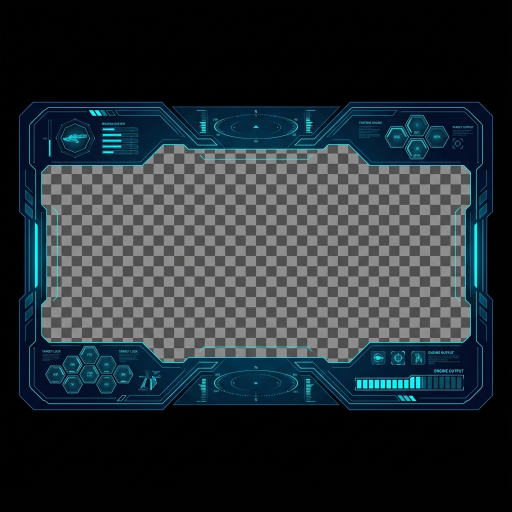
#> input picture activos_generados/hud_frame.png, 1024 x 1024 px (shown at 1/2 size)
$ python -i neuro_gfx_upscaler.py   (imports and definitions only)
#> lines starting #> are read from the running program, lines starting #| are printed output that depends on the picture
#!/usr/bin/env python3
# -*- coding: utf-8 -*-
"""
⚡ NEURO-GFX UPSCALER
Captura juegos en baja resolución y upscalea a 4K usando algoritmos avanzados
Similar a DLSS/FSR pero implementado en software
"""

import cv2
import numpy as np
from PIL import Image
from typing import Tuple, Optional

class NeuroGFXUpscaler:
    """
    Motor de upscaling de Neuro-OS
    Renderiza juegos en baja resolución y upscalea a 4K
    """

    # Resoluciones soportadas
    RESOLUTIONS = {
        "720p": (1280, 720),
        "1080p": (1920, 1080),
        "1440p": (2560, 1440),
        "4K": (3840, 2160),
    }

    # Modos de upscaling
    UPSCALE_MODES = {
        "FAST": cv2.INTER_LINEAR,          # Rápido, calidad media
        "BALANCED": cv2.INTER_CUBIC,       # Balance rendimiento/calidad
        "QUALITY": cv2.INTER_LANCZOS4,     # Mejor calidad, más lento
    }

    def __init__(self,
                 render_resolution: str = "1080p",
                 output_resolution: str = "4K",
                 upscale_mode: str = "BALANCED",
                 sharpening: float = 0.3):
        """
        Inicializar upscaler

        Args:
            render_resolution: Resolución de renderizado del juego
            output_resolution: Resolución de salida (pantalla)
            upscale_mode: Modo de upscaling (FAST/BALANCED/QUALITY)
            sharpening: Nivel de sharpening (0.0 - 1.0)
        """
        self.render_res = self.RESOLUTIONS.get(render_resolution, (1920, 1080))
        self.output_res = self.RESOLUTIONS.get(output_resolution, (3840, 2160))
        self.upscale_mode = self.UPSCALE_MODES.get(upscale_mode, cv2.INTER_CUBIC)
        self.sharpening = sharpening

        # Calcular factor de escala
        self.scale_x = self.output_res[0] / self.render_res[0]
        self.scale_y = self.output_res[1] / self.render_res[1]

        print(f"[Neuro-GFX] Upscaler inicializado:")
        print(f"  Render: {render_resolution} {self.render_res}")
        print(f"  Output: {output_resolution} {self.output_res}")
        print(f"  Scale: {self.scale_x:.2f}x")
        print(f"  Mode: {upscale_mode}")

    def apply_sharpening(self, image: np.ndarray, strength: float = 0.3) -> np.ndarray:
        """
        Aplicar sharpening a la imagen

        Args:
            image: Imagen en formato numpy array
            strength: Intensidad del sharpening (0.0 - 1.0)

        Returns:
            Imagen con sharpening aplicado
        """
        if strength <= 0:
            return image

        # Kernel de sharpening
        kernel = np.array([
            [0, -1, 0],
            [-1, 5, -1],
            [0, -1, 0]
        ]) * strength

        # Aplicar filtro
        sharpened = cv2.filter2D(image, -1, kernel)

        # Mezclar con imagen original
        result = cv2.addWeighted(image, 1 - strength, sharpened, strength, 0)

        return result

    def upscale_frame(self, frame: np.ndarray) -> np.ndarray:
        """
        Upscalear un frame individual

        Args:
            frame: Frame en baja resolución (numpy array BGR)

        Returns:
            Frame upscaleado a resolución de salida
        """
        # 1. Upscaling básico
        upscaled = cv2.resize(
            frame,
            self.output_res,
            interpolation=self.upscale_mode
        )

        # 2. Aplicar sharpening para recuperar detalles
        if self.sharpening > 0:
            upscaled = self.apply_sharpening(upscaled, self.sharpening)

        # 3. Reducción de ruido ligera (opcional)
        # upscaled = cv2.fastNlMeansDenoisingColored(upscaled, None, 3, 3, 7, 21)

        return upscaled

    # [58 lines left out: functions upscale_image, get_performance_boost, get_info, not called in this run]


class NeuroGFXPresets:
    """Presets de configuración para diferentes escenarios"""

    # [39 lines left out: function get_preset, not called in this run]


# [12 lines not run here, left out]

>>> import cv2
>>> picture = cv2.imread('../activos_generados/hud_frame.png')
#> picture is the input picture: shape (1024, 1024, 3); mean B, G, R 51.7, 46.4, 37
>>> result = NeuroGFXUpscaler().upscale_frame(picture)
#> in upscale_frame, `upscaled = cv2.resize( frame, self.output_res, interpolation=self.upsc..`:
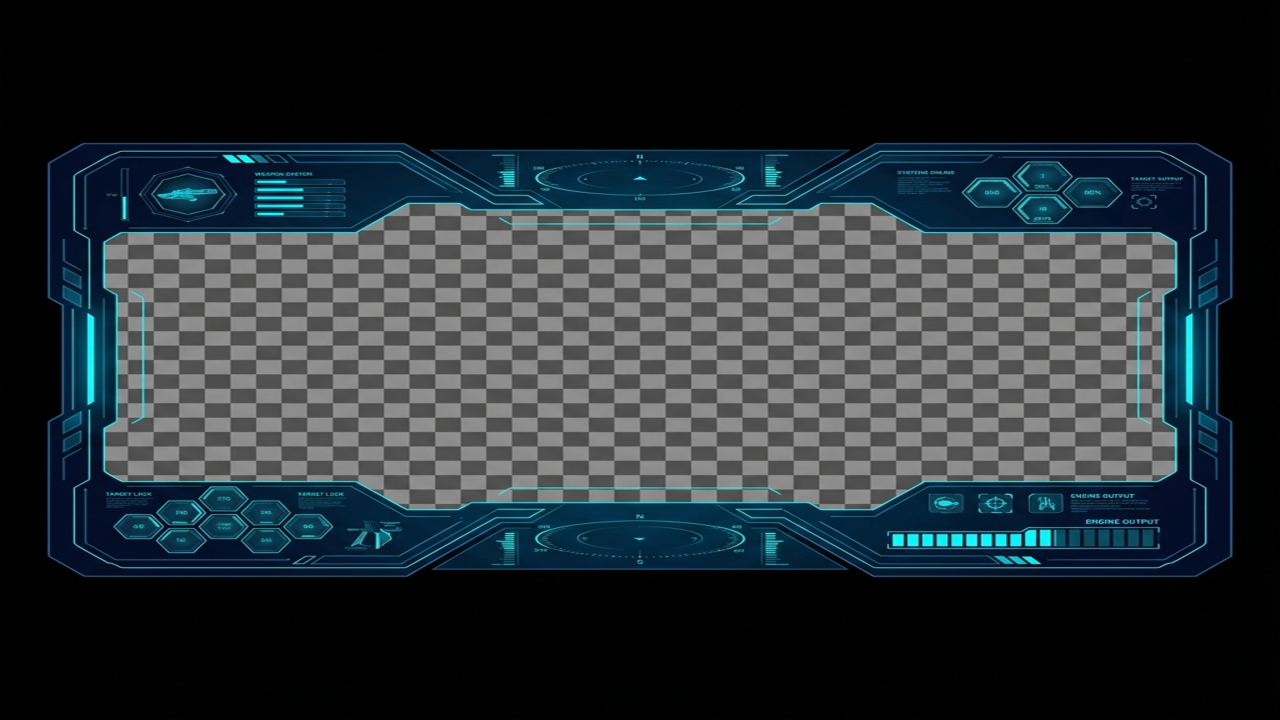
#> upscaled: shape (2160, 3840, 3) (shown at 1/3 size); mean B, G, R 51.7, 46.5, 37.1
#> in apply_sharpening, `sharpened = cv2.filter2D(image, -1, kernel)`:
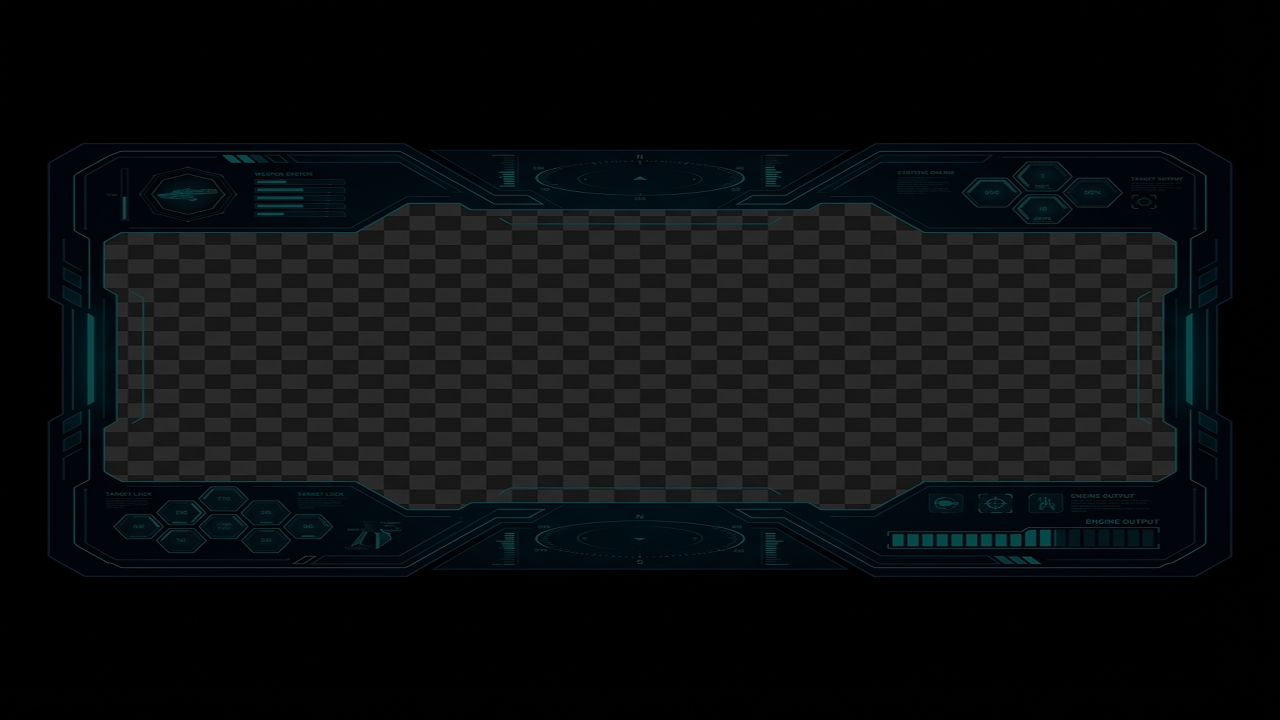
#> sharpened: shape (2160, 3840, 3) (shown at 1/3 size); mean B, G, R 15.5, 14, 11.2
#> in apply_sharpening, `result = cv2.addWeighted(image, 1 - strength, sharpened, strength, 0)`:
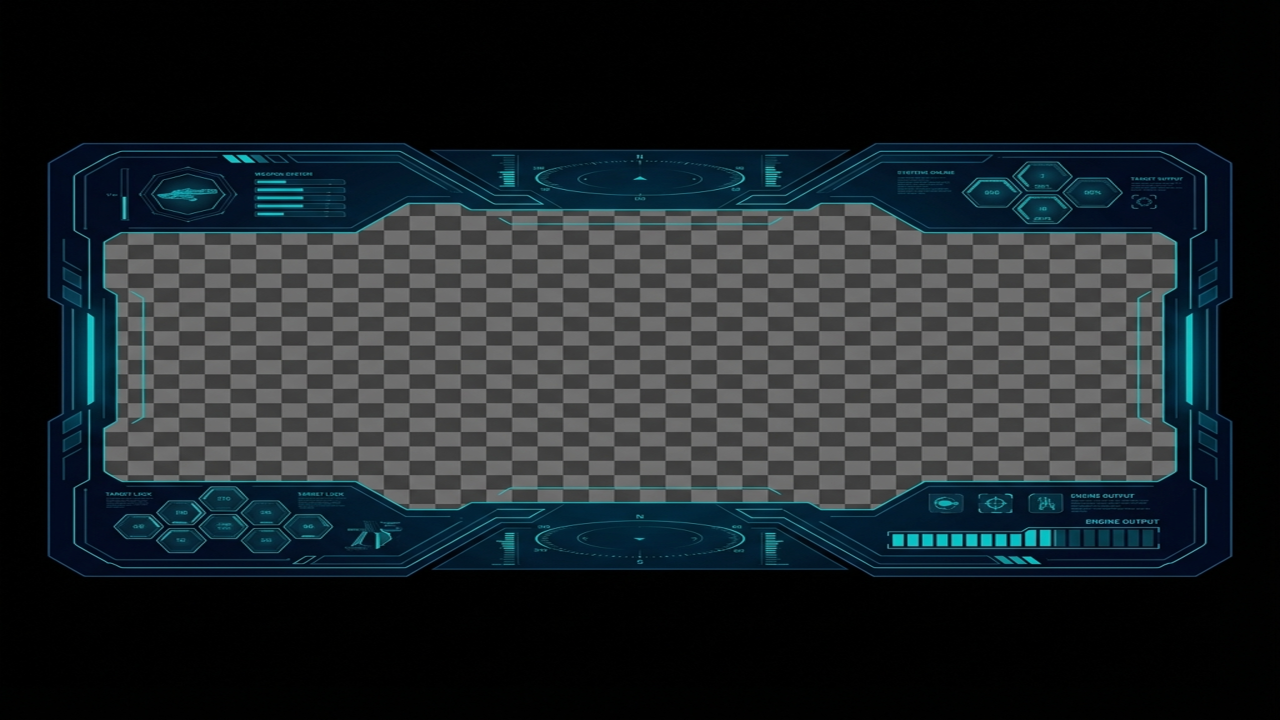
#> result: shape (2160, 3840, 3) (shown at 1/3 size); mean B, G, R 40.9, 36.7, 29.3
